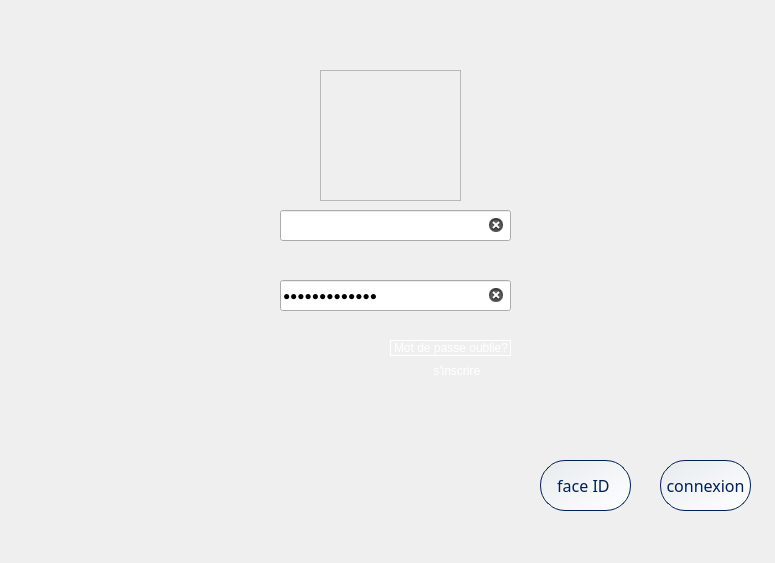
<?xml version="1.0" encoding="UTF-8"?>
<ui version="4.0">
 <class>Authentification</class>
 <widget class="QDialog" name="Authentification">
  <property name="geometry">
   <rect>
    <x>0</x>
    <y>0</y>
    <width>775</width>
    <height>563</height>
   </rect>
  </property>
  <property name="windowTitle">
   <string>Dialog</string>
  </property>
  <widget class="QLineEdit" name="lineEdit_2">
   <property name="geometry">
    <rect>
     <x>280</x>
     <y>280</y>
     <width>231</width>
     <height>31</height>
    </rect>
   </property>
   <property name="mouseTracking">
    <bool>true</bool>
   </property>
   <property name="tabletTracking">
    <bool>false</bool>
   </property>
   <property name="acceptDrops">
    <bool>true</bool>
   </property>
   <property name="autoFillBackground">
    <bool>false</bool>
   </property>
   <property name="styleSheet">
    <string notr="true">background-color: rgb(9, 130, 230);
background-color: qlineargradient(spread:repeat, x1:0, y1:0, x2:1, y2:1, stop:0 rgba(9, 130, 230 ,10) stop:1 rgba(255, 255, 255, 255));
border-radius:20px;
font-family: Lexend;
border-radius:5px;
color:#001F54;  /* Navy Blue */

font-size:20px;
border-color: #001F54;  /* Navy Blue */

border-style:20px solid #0982e6;;


QLineEdit
{
background:transparent;
border:none;
color:#0982e6;
border.bottum:1px solid #0982e6;
border-radius:25px;
}</string>
   </property>
   <property name="text">
    <string>Mot de passe </string>
   </property>
   <property name="frame">
    <bool>true</bool>
   </property>
   <property name="echoMode">
    <enum>QLineEdit::EchoMode::PasswordEchoOnEdit</enum>
   </property>
   <property name="dragEnabled">
    <bool>false</bool>
   </property>
   <property name="readOnly">
    <bool>false</bool>
   </property>
   <property name="cursorMoveStyle">
    <enum>Qt::CursorMoveStyle::LogicalMoveStyle</enum>
   </property>
   <property name="clearButtonEnabled">
    <bool>true</bool>
   </property>
  </widget>
  <widget class="QLabel" name="label_3">
   <property name="geometry">
    <rect>
     <x>320</x>
     <y>70</y>
     <width>141</width>
     <height>131</height>
    </rect>
   </property>
   <property name="styleSheet">
    <string notr="true"/>
   </property>
   <property name="frameShape">
    <enum>QFrame::Shape::StyledPanel</enum>
   </property>
   <property name="text">
    <string/>
   </property>
   <property name="pixmap">
    <pixmap>../—Pngtree—user name password data (3).png</pixmap>
   </property>
  </widget>
  <widget class="QLabel" name="motdepasseoublier">
   <property name="enabled">
    <bool>true</bool>
   </property>
   <property name="geometry">
    <rect>
     <x>390</x>
     <y>340</y>
     <width>121</width>
     <height>16</height>
    </rect>
   </property>
   <property name="mouseTracking">
    <bool>false</bool>
   </property>
   <property name="tabletTracking">
    <bool>false</bool>
   </property>
   <property name="contextMenuPolicy">
    <enum>Qt::ContextMenuPolicy::DefaultContextMenu</enum>
   </property>
   <property name="acceptDrops">
    <bool>false</bool>
   </property>
   <property name="autoFillBackground">
    <bool>false</bool>
   </property>
   <property name="styleSheet">
    <string notr="true">color: rgb(255, 255, 255);</string>
   </property>
   <property name="inputMethodHints">
    <set>Qt::InputMethodHint::ImhNone</set>
   </property>
   <property name="frameShape">
    <enum>QFrame::Shape::Box</enum>
   </property>
   <property name="frameShadow">
    <enum>QFrame::Shadow::Plain</enum>
   </property>
   <property name="lineWidth">
    <number>1</number>
   </property>
   <property name="midLineWidth">
    <number>4</number>
   </property>
   <property name="text">
    <string>Mot de passe oublie?</string>
   </property>
   <property name="textFormat">
    <enum>Qt::TextFormat::AutoText</enum>
   </property>
   <property name="scaledContents">
    <bool>true</bool>
   </property>
   <property name="wordWrap">
    <bool>true</bool>
   </property>
   <property name="openExternalLinks">
    <bool>true</bool>
   </property>
  </widget>
  <widget class="QLabel" name="label_2">
   <property name="geometry">
    <rect>
     <x>10</x>
     <y>0</y>
     <width>141</width>
     <height>121</height>
    </rect>
   </property>
   <property name="text">
    <string/>
   </property>
   <property name="pixmap">
    <pixmap>../logo (2).png</pixmap>
   </property>
  </widget>
  <widget class="QLabel" name="label">
   <property name="enabled">
    <bool>true</bool>
   </property>
   <property name="geometry">
    <rect>
     <x>0</x>
     <y>0</y>
     <width>775</width>
     <height>563</height>
    </rect>
   </property>
   <property name="autoFillBackground">
    <bool>false</bool>
   </property>
   <property name="styleSheet">
    <string notr="true"/>
   </property>
   <property name="frameShape">
    <enum>QFrame::Shape::NoFrame</enum>
   </property>
   <property name="text">
    <string/>
   </property>
   <property name="scaledContents">
    <bool>true</bool>
   </property>
  </widget>
  <widget class="QPushButton" name="add_employee_btn_3">
   <property name="geometry">
    <rect>
     <x>660</x>
     <y>460</y>
     <width>91</width>
     <height>51</height>
    </rect>
   </property>
   <property name="styleSheet">
    <string notr="true">*{
border-radius:25px;
color:#001F54;  /* Navy Blue */
font-family: Lexend;
font-size:16px;
border-color: #001F54;  /* Navy Blue */
border-width : 1.2px;
border-style:solid;
background-color:white;
background-color: qlineargradient(spread:repeat, x1:0, y1:0, x2:1, y2:1, stop:0 rgba(9, 130, 230 ,10) stop:1 rgba(255, 255, 255, 255));
}
QPushButton:hover
{
background:white;
color:#001F54;  /* Navy Blue */
border-left:3px solid #00b521 ; 
border-color:none;
border-radius:25px;
background-color: qlineargradient(spread:repeat, x1:0, y1:0, x2:1, y2:1, stop:0 rgba(9, 130, 230 ,10) stop:1 rgba(255, 255, 255, 255));
}
QPushButton:pressed
{
background:#013220;
color:#001F54;  /* Navy Blue */
border-radius:25px;
font-family: Lexend;
font-size:16px;
border-left:3.2px solid #1BA019 ; 
/*background: qlineargradient(x1: 0, y1: 0, x2: 0, y2: 1,
                                stop: 0 #ffffff, stop: 1 #dcdcdc);*/}

</string>
   </property>
   <property name="text">
    <string>connexion</string>
   </property>
   <property name="icon">
    <iconset>
     <normalon>:/images/add-circle.png</normalon>
    </iconset>
   </property>
   <property name="iconSize">
    <size>
     <width>200</width>
     <height>200</height>
    </size>
   </property>
   <property name="autoRepeatInterval">
    <number>100</number>
   </property>
  </widget>
  <widget class="QLabel" name="motdepasseoublier_2">
   <property name="enabled">
    <bool>true</bool>
   </property>
   <property name="geometry">
    <rect>
     <x>430</x>
     <y>360</y>
     <width>61</width>
     <height>21</height>
    </rect>
   </property>
   <property name="mouseTracking">
    <bool>true</bool>
   </property>
   <property name="tabletTracking">
    <bool>false</bool>
   </property>
   <property name="contextMenuPolicy">
    <enum>Qt::ContextMenuPolicy::DefaultContextMenu</enum>
   </property>
   <property name="acceptDrops">
    <bool>false</bool>
   </property>
   <property name="autoFillBackground">
    <bool>false</bool>
   </property>
   <property name="styleSheet">
    <string notr="true">color: rgb(255, 255, 255);</string>
   </property>
   <property name="inputMethodHints">
    <set>Qt::InputMethodHint::ImhNone</set>
   </property>
   <property name="frameShape">
    <enum>QFrame::Shape::NoFrame</enum>
   </property>
   <property name="frameShadow">
    <enum>QFrame::Shadow::Plain</enum>
   </property>
   <property name="lineWidth">
    <number>1</number>
   </property>
   <property name="midLineWidth">
    <number>4</number>
   </property>
   <property name="text">
    <string> s'inscrire</string>
   </property>
   <property name="textFormat">
    <enum>Qt::TextFormat::AutoText</enum>
   </property>
   <property name="scaledContents">
    <bool>true</bool>
   </property>
   <property name="wordWrap">
    <bool>true</bool>
   </property>
   <property name="margin">
    <number>0</number>
   </property>
   <property name="openExternalLinks">
    <bool>true</bool>
   </property>
  </widget>
  <widget class="QLineEdit" name="lineEdit">
   <property name="geometry">
    <rect>
     <x>280</x>
     <y>210</y>
     <width>231</width>
     <height>31</height>
    </rect>
   </property>
   <property name="mouseTracking">
    <bool>true</bool>
   </property>
   <property name="tabletTracking">
    <bool>false</bool>
   </property>
   <property name="acceptDrops">
    <bool>true</bool>
   </property>
   <property name="autoFillBackground">
    <bool>false</bool>
   </property>
   <property name="styleSheet">
    <string notr="true">background-color: rgb(9, 130, 230);
background-color: qlineargradient(spread:repeat, x1:0, y1:0, x2:1, y2:1, stop:0 rgba(9, 130, 230 ,10) stop:1 rgba(255, 255, 255, 255));
border-radius:20px;
font-family: Lexend;
border-radius:5px;
color:#001F54;  /* Navy Blue */

font-size:20px;
border-color: #001F54;  /* Navy Blue */

border-style:20px solid #0982e6;;


QLineEdit
{
background:transparent;
border:none;
color:#0982e6;
border.bottum:1px solid #0982e6;
border-radius:25px;
}</string>
   </property>
   <property name="text">
    <string>identifiant</string>
   </property>
   <property name="echoMode">
    <enum>QLineEdit::EchoMode::NoEcho</enum>
   </property>
   <property name="dragEnabled">
    <bool>false</bool>
   </property>
   <property name="readOnly">
    <bool>false</bool>
   </property>
   <property name="cursorMoveStyle">
    <enum>Qt::CursorMoveStyle::LogicalMoveStyle</enum>
   </property>
   <property name="clearButtonEnabled">
    <bool>true</bool>
   </property>
  </widget>
  <widget class="QPushButton" name="add_employee_btn_4">
   <property name="geometry">
    <rect>
     <x>540</x>
     <y>460</y>
     <width>91</width>
     <height>51</height>
    </rect>
   </property>
   <property name="styleSheet">
    <string notr="true">*{
border-radius:25px;
color:#001F54;  /* Navy Blue */
font-family: Lexend;
font-size:16px;
border-color: #001F54;  /* Navy Blue */
border-width : 1.2px;
border-style:solid;
background-color:white;
background-color: qlineargradient(spread:repeat, x1:0, y1:0, x2:1, y2:1, stop:0 rgba(9, 130, 230 ,10) stop:1 rgba(255, 255, 255, 255));
}
QPushButton:hover
{
background:white;
color:#001F54;  /* Navy Blue */
border-left:3px solid #00b521 ; 
border-color:none;
border-radius:25px;
background-color: qlineargradient(spread:repeat, x1:0, y1:0, x2:1, y2:1, stop:0 rgba(9, 130, 230 ,10) stop:1 rgba(255, 255, 255, 255));
}
QPushButton:pressed
{
background:#013220;
color:#001F54;  /* Navy Blue */
border-radius:25px;
font-family: Lexend;
font-size:16px;
border-left:3.2px solid #1BA019 ; 
/*background: qlineargradient(x1: 0, y1: 0, x2: 0, y2: 1,
                                stop: 0 #ffffff, stop: 1 #dcdcdc);*/}

</string>
   </property>
   <property name="text">
    <string>face ID </string>
   </property>
   <property name="icon">
    <iconset>
     <normalon>:/images/add-circle.png</normalon>
    </iconset>
   </property>
   <property name="iconSize">
    <size>
     <width>200</width>
     <height>200</height>
    </size>
   </property>
   <property name="autoRepeatInterval">
    <number>100</number>
   </property>
  </widget>
  <zorder>label</zorder>
  <zorder>label_3</zorder>
  <zorder>lineEdit</zorder>
  <zorder>motdepasseoublier_2</zorder>
  <zorder>add_employee_btn_3</zorder>
  <zorder>add_employee_btn_4</zorder>
  <zorder>label_2</zorder>
  <zorder>lineEdit_2</zorder>
  <zorder>motdepasseoublier</zorder>
 </widget>
 <resources/>
 <connections/>
</ui>
